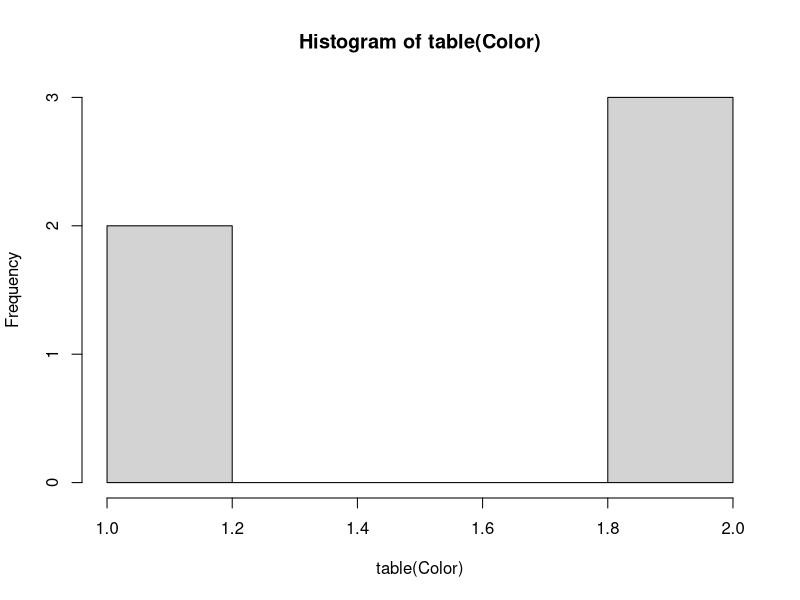
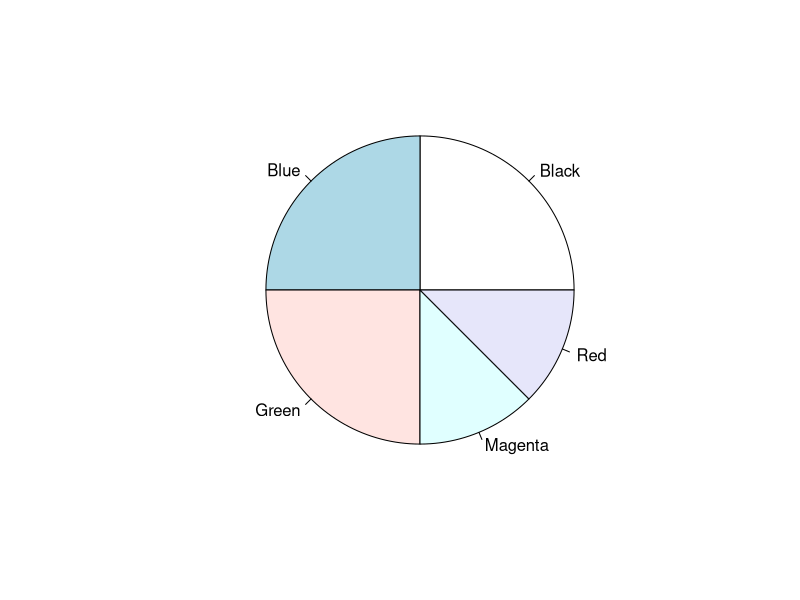

Here is the R script that generated these plots, in order: (Note: this script raises an error after producing the figures.)
student=c("A","A","P","P","A","P","A")
Siblings=c(2,1,2,4,1,0,1,2,4,2)
Color= c('Red','Blue','Green','Magenta','Green','Black','Blue','Black')
Color
student;Siblings;Color
table(student)
table(Siblings)
table(Color)
cbind(table(student))
cbind(table(Siblings))
cbind(table(Color))
hist(table(Color))
pie(table(Color))

x=rnorm(100,mean=5,sd=6)
x
y=rnorm(100)
y
m=ceiling(runif(50,0,10))
m
set.seed(1234)
m=ceiling(runif(50,0,10))
m
set.seed(1234)
m=ceiling(runif(50,0,10))
m
cat(m)
breaks=seq(0,100,by=10)
breaks
cat(breaks)
marks.cut=cut(x,breaks)
marks.cut
marks.cut=table(marks.cut)
marks.cut
cbind(marks.cut)
table(m)
cbind(table(m))
colnames(m)="marks"
`colnames-`("marks")
?colnames


